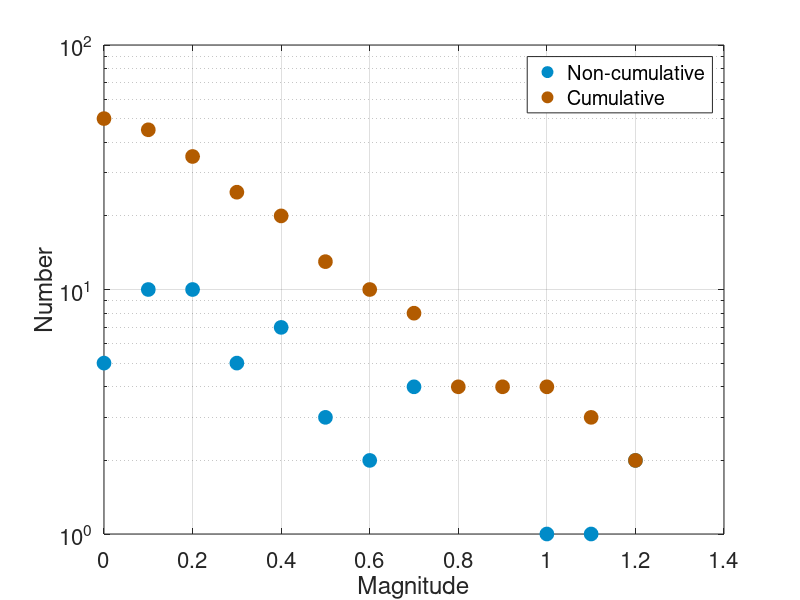

This figure's MATLAB source:
% Ths script provides an illustration of small catalog size
clc,clear
figure('units','normalized','position',[0.1,0.1,0.25,0.25])
L=50;% number of events in each simulated catalog
b=1; % set b-value
Pcm=rand(1,L);
Dm=-1/b.*log10(Pcm)-0.05; % generate random magnitude
% plot
dm=0.1;
m=0:dm:floor(max(Dm)/dm)*dm;
n0=hist(Dm,m);   
cn0(1)=L;
for i=2:floor(max(Dm)/dm)+1
    cn0(i)=L-sum(n0(1:i-1)); 
end
n=log10(n0);
cn=log10(cn0);
color=1/255*[132 94 194;178 91 0;0 139 200];
plot_n0=semilogy(m,n0,'o', 'color', 0.4*[1 1 1], ...
            'markersize', 10, 'markerfacecolor', color(3,:), ...
            'MarkerEdgeColor', color(3,:));
hold on;
plot_cn0=semilogy(m,cn0,'o', 'color', 0.4*[1 1 1], ...
            'markersize', 10, 'markerfacecolor', color(2,:), ...
            'MarkerEdgeColor', color(2,:));
grid on;
box on;
xlabel('Magnitude');
ylabel('Number');
set(gca,'fontsize',16);
legend([plot_n0,plot_cn0],'Non-cumulative','Cumulative','Location','Northeast');
hold on;


